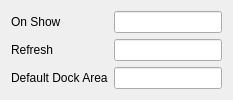
               <widget class="QWidget" name="tab_23">
                <attribute name="title">
                 <string>DockTool</string>
                </attribute>
                <layout class="QVBoxLayout" name="verticalLayout_33">
                 <item>
                  <layout class="QFormLayout" name="formLayout_4">
                   <item row="0" column="0">
                    <widget class="QLabel" name="label_66">
                     <property name="text">
                      <string>On Show</string>
                     </property>
                    </widget>
                   </item>
                   <item row="0" column="1">
                    <widget class="QLineEdit" name="txtCommandName_2"/>
                   </item>
                   <item row="1" column="0">
                    <widget class="QLabel" name="label_67">
                     <property name="text">
                      <string>Refresh</string>
                     </property>
                    </widget>
                   </item>
                   <item row="1" column="1">
                    <widget class="QLineEdit" name="txtCommandName_3"/>
                   </item>
                   <item row="2" column="0">
                    <widget class="QLabel" name="label_68">
                     <property name="text">
                      <string>Default Dock Area</string>
                     </property>
                    </widget>
                   </item>
                   <item row="2" column="1">
                    <widget class="QLineEdit" name="txtCommandName_4"/>
                   </item>
                  </layout>
                 </item>
                </layout>
               </widget>
